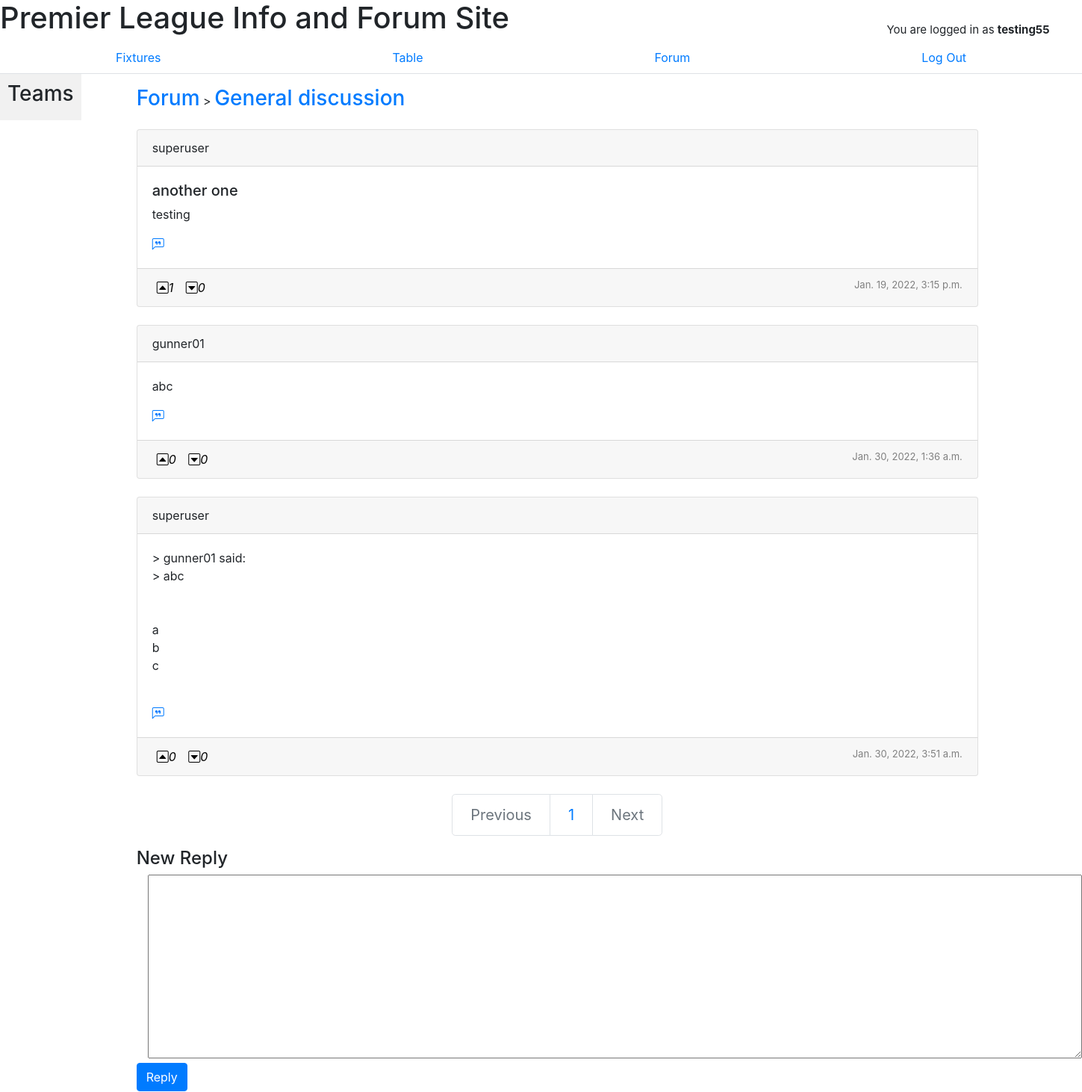
Page /thread/another-one (signed in) on the committed database.
### football/models.py (models this page shows, shortened)
class User(AbstractUser):
    pass

class Thread(models.Model):
    op = models.ForeignKey('football.User', on_delete=models.CASCADE, related_name='op_thread')
    topic = models.CharField(max_length=50, blank=False)
    content = models.TextField(max_length=500)
    forum = models.CharField(choices=PL_CLUBS, max_length=20)
    time = models.DateTimeField(auto_now_add=True)
    slug = models.SlugField(unique=True)
    upvote = models.ManyToManyField(User, related_name="thread_upvote", blank=True)
    downvote = models.ManyToManyField(User, related_name="thread_downvote", blank=True)
    @property
    def get_upvote(self):
        return Thread.upvote.through.objects.filter(thread_id=self.id).count()
    @property
    def get_downvote(self):
        return Thread.downvote.through.objects.filter(thread_id=self.id).count()

class Reply(models.Model):
    poster = models.ForeignKey('football.User', on_delete=models.CASCADE, related_name='user_reply')
    thread = models.ForeignKey(Thread, on_delete=models.CASCADE, related_name='reply')
    content = models.TextField(max_length=500)
    time = models.DateTimeField(auto_now_add=True)
    upvote = models.ManyToManyField(User, related_name="reply_upvote", blank=True)
    downvote = models.ManyToManyField(User, related_name="reply_downvote", blank=True)
    @property
    def get_upvote(self):
        return Reply.upvote.through.objects.filter(reply_id=self.id).count()
    @property
    def get_downvote(self):
        return Reply.downvote.through.objects.filter(reply_id=self.id).count()

### football/views.py (the view)
# urls.py: path("thread/<slug:slug>", views.thread, name="thread"),
@login_required
def thread(request, slug):
    selected_thread = Thread.objects.get(slug=slug)
    replies = Reply.objects.filter(thread_id=selected_thread.id)
    p = Paginator(replies, 10)
    page_number = request.GET.get('page')
    page_obj = p.get_page(page_number)
    if request.method == "POST":
        form = ReplyForm(request.POST)
        if form.is_valid():
            newReply = form.save(commit=False)
            newReply.content = newReply.content.replace('\n', '<br>')
            newReply.content = html2text.html2text(newReply.content) # turn html into text to store in database
            newReply.poster = User.objects.get(pk=request.user.id)
            newReply.thread = selected_thread
            newReply.save()
            return HttpResponseRedirect(reverse("thread", args=(slug,)))
    else:
        form = ReplyForm()
    teams = response_teams.json()["teams"]
    selected_team = next((team for team in teams if team['tla'] == selected_thread.forum), None)
    upvote_t = get_upvote_t(request.user.id)
    downvote_t = get_downvote_t(request.user.id)
    upvote_r = get_upvote_r(request.user.id)
    downvote_r = get_downvote_r(request.user.id)
    return render(request, "football/thread.html", {
        "teams": teams,
        "current_matchday": str(current_matchday),
        "thread": selected_thread,
        "replies": page_obj,
        "form": form,
        "slug": slug,
        "selected_team": selected_team,
        "upvote_t": upvote_t,
        "downvote_t": downvote_t,
        "upvote_r": upvote_r,
        "downvote_r": downvote_r
    })

### football/models.py
class ReplyForm(ModelForm):
    class Meta:
        model = Reply
        fields = ['content']
        widgets = {
            'content': widgets.Textarea(attrs={'cols':120, 'rows': 10, 'class': 'replyBox'})
        }

### football/views.py (called while the page is built)
def get_upvote_t(id):
    voted = []
    vote_id = Thread.upvote.through.objects.filter(user_id=id).values('thread_id')
    for vote in vote_id:
        voted.append(vote['thread_id'])
    return voted

def get_downvote_t(id):
    voted = []
    vote_id = Thread.downvote.through.objects.filter(user_id=id).values('thread_id')
    for vote in vote_id:
        voted.append(vote['thread_id'])
    return voted

def get_upvote_r(id):
    voted = []
    vote_id = Reply.upvote.through.objects.filter(user_id=id).values('reply_id')
    for vote in vote_id:
        voted.append(vote['reply_id'])
    return voted

def get_downvote_r(id):
    voted = []
    vote_id = Reply.downvote.through.objects.filter(user_id=id).values('reply_id')
    for vote in vote_id:
        voted.append(vote['reply_id'])
    return voted

### football/templates/football/thread.html (shortened to what this page needs)
{% extends "football/layout.html" %}
{% block body %}
<a href="{% url 'forum' %}" class="h3">Forum</a> >
{% if selected_team != None %}
<a href="{% url 'teamForum' selected_team.tla %}" class="team-link h4"><img src="{{ selected_team.crestUrl }}" width="35" height="35"> {{ selected_team.shortName }} Forum</a>
{% else %}
<a href="{% url 'teamForum' 'GEN' %}" class="h3">General discussion</a>
{% endif %}
<br>
<br>
<div class="card">
    <div class="card-header">
        {{ thread.op }}
    </div>
    <div class="card-body">
        <h5>{{ thread.topic }}</h5>
        <p class="card-text" id="tcontent{{ thread.id }}">{{ thread.content | linebreaksbr }}</p>
        <a href="javascript:quote(element);" quote-id="{{ thread.id }}" tr="t" class="quotebtn" poster="{{ thread.op }}"><i class="bi bi-chat-left-quote"></i></a>
    </div>
    <div class="card-footer text-muted">
        <div class="card-text">
            {% if thread.id in upvote_t %}
            <div vote="up" id="t{{ thread.id }}" class="vote">
            {% elif thread.id in downvote_t %}
            <div vote="down" id="t{{ thread.id }}" class="vote">
            {% else %}
            <div vote="None" id="t{{ thread.id }}" class="vote">
            {% endif %}
                {% if thread.id not in upvote_t and thread.id not in downvote_t %}
                <button class="transparent votebtn" id="t{{ thread.id }}up" ud="u" vote-id="{{ thread.id }}" tr="t">
                {% else %}
                <button class="transparent votebtn" id="t{{ thread.id }}up" ud="u" vote-id="{{ thread.id }}" tr="t" disabled>
                {% endif %}
                <i class="bi bi-caret-up-square" id="it{{ thread.id }}up">{{ thread.get_upvote }}</i>
                </button>
                {% if thread.id not in upvote_t and thread.id not in downvote_t %}
                <button class="transparent votebtn" id="t{{ thread.id }}down" ud="d" vote-id="{{ thread.id }}" tr="t">
                {% else %}
                <button class="transparent votebtn" id="t{{ thread.id }}down" ud="d" vote-id="{{ thread.id }}" tr="t" disabled>
                {% endif %}
                <i class="bi bi-caret-down-square" id="it{{ thread.id }}down">{{ thread.get_downvote }}</i>
                </button>
            </div>
            <span class="number-of" style="float: right;">{{ thread.time }}</span>
        </div>
    </div>
</div>
<br>
{% for reply in replies %}
<div class="card">
    <div class="card-header">
        {{ reply.poster }}
    </div>
    <div class="card-body">
        <p class="card-text" id="rcontent{{ reply.id }}">{{ reply.content | linebreaksbr }}</p>
        <a href="javascript:quote(element);" quote-id="{{ reply.id }}" tr="r" class="quotebtn" poster="{{ reply.poster }}"><i class="bi bi-chat-left-quote"></i></a>
    </div>
    <div class="card-footer text-muted">
        <div class="card-text">
            {% if reply.id in upvote_r %}
            <div vote="up" id="r{{ reply.id }}" class="vote">
            {% elif reply.id in downvote_r %}
            <div vote="down" id="r{{ reply.id }}" class="vote">
            {% else %}
            <div vote="None" id="r{{ reply.id }}" class="vote">
            {% endif %}
                {% if reply.id not in upvote_r and reply.id not in downvote_r %}
                <button class="transparent votebtn" id="r{{ reply.id }}up" ud="u" vote-id="{{ reply.id }}" tr="r">
                {% else %}
                <button class="transparent votebtn" id="r{{ reply.id }}up" ud="u" vote-id="{{ reply.id }}" tr="r" disabled>
                {% endif %}
                <i class="bi bi-caret-up-square" id="ir{{ reply.id }}up">{{ reply.get_upvote }}</i>
                </button>
                {% if reply.id not in upvote_r and reply.id not in downvote_r %}
                <button class="transparent votebtn" id="r{{ reply.id }}down" ud="d" vote-id="{{ reply.id }}" tr="r">
                {% else %}
                <button class="transparent votebtn" id="r{{ reply.id }}down" ud="d" vote-id="{{ reply.id }}" tr="r" disabled>
                {% endif %}
                <i class="bi bi-caret-down-square" id="ir{{ reply.id }}down">{{ reply.get_downvote }}</i>
                </button>
            </div>
            <span class="number-of" style="float: right;">{{ reply.time }}</span>
        </div>
    </div>
</div>
<br>
{% endfor %}
<nav aria-label="Page navigation example">
    <ul class="pagination pagination-lg justify-content-center">
    {% if replies.has_previous %}
      <li class="page-item"><a class="page-link" href="?page={{ replies.previous_page_number }}">Previous</a></li>
    {% else %}
      <li class="page-item disabled"><a class="page-link" href="#" aria-disabled="true">Previous</a></li>
    {% endif %}
    {% for page in replies.paginator.page_range %}
        <li class="page-item"><a class="page-link" href="?page={{ page }}">{{ page }}</a></li>
    {% endfor %}
    {% if replies.has_next %}
      <li class="page-item"><a class="page-link" href="?page={{ replies.next_page_number }}">Next</a></li>
    {% else %}
      <li class="page-item disabled"><a class="page-link" href="#" aria-disabled="true">Next</a></li>
    {% endif %}
    </ul>
  </nav>
<h4>New Reply</h4>
<form action="{% url 'thread' slug %}" method="POST">
    <div class="col">
        {{ form.content | safe }}
    </div>
    <input class="btn btn-primary" type="submit" value="Reply">
</form>
{% endblock %}

### football/templates/football/layout.html (shortened to what this page needs)
{% load static %}
<!DOCTYPE html>
<html lang="en">
    <head>
        <link rel="stylesheet" href="https://stackpath.bootstrapcdn.com/bootstrap/4.4.1/css/bootstrap.min.css">
        <link rel="stylesheet" href="https://cdn.jsdelivr.net/npm/bootstrap-icons@1.7.2/font/bootstrap-icons.css">
        <link href="{% static 'football/styles.css' %}" rel="stylesheet">
        <h1 class="justify-content-center">Premier League Info and Forum Site</h1>
    </head>
    <body>
        {% if user.is_authenticated %}
        <span class="loggedIn">You are logged in as <strong>{{ user.username }}</strong></span>
        {% endif %}
        <div class="nav-top">
        <nav class="nav nav-tabs flex-column flex-sm-row">
            <a class="flex-sm-fill text-sm-center nav-link" href="{% url 'fixtures' current_matchday %}">Fixtures</a>
            <a class="flex-sm-fill text-sm-center nav-link" href="{% url 'table' %}">Table</a>
            {% if user.is_authenticated %}
                <a class="flex-sm-fill text-sm-center nav-link" href="{% url 'forum' %}">Forum</a>
                <a class="flex-sm-fill text-sm-center nav-link" href="{% url 'logout' %}">Log Out</a>
            {% else %}
                <a class="flex-sm-fill text-sm-center nav-link" href="{% url 'login' %}">Log In</a>
                <a class="flex-sm-fill text-sm-center nav-link" href="{% url 'register' %}">Register</a>
            {% endif %}
          </nav>
        </div>
    <div class="wrapper">
        <div class="sidebar">
            <h3>Teams</h3>
          </div>
        <div class="body">
            {% block body %}
            {% endblock %}
        </div>
    </div>
    </body>
</html>

### football/static/football/styles.css (style rules this page uses)
.wrapper { display: flex; }
.nav-top { z-index: 1; }
.sidebar { margin: 0; padding: 10px; max-width: 200px; background-color: #f1f1f1; position: fixed; height: 100%; overflow: auto; position: sticky; left: 0; }
.body { margin-top: 15px; padding: 1px 16px; width: 80%; margin-left: 4%; }
.loggedIn { position: absolute; top: 2%; right: 3%; font-size: 15px; }
.number-of { font-size: small; color: gray; }
.transparent { background-color: transparent; background-repeat: no-repeat; border: none; cursor: pointer; overflow: hidden; outline: none; }
.vote { display: inline-block; }

### rows in the picture
User: username "testing55"
Thread: op "superuser", topic "another one", content "testing", get_upvote "1", get_downvote "0", time "Jan. 19, 2022, 3:15 p.m."
Reply: poster "gunner01", content "abc", get_upvote "0", get_downvote "0", time "Jan. 30, 2022, 1:36 a.m."
Reply: poster "superuser", content "> gunner01 said: > abc a b c", get_upvote "0", get_downvote "0", time "Jan. 30, 2022, 3:51 a.m."

### other values in the picture
{{ page }} "1"
